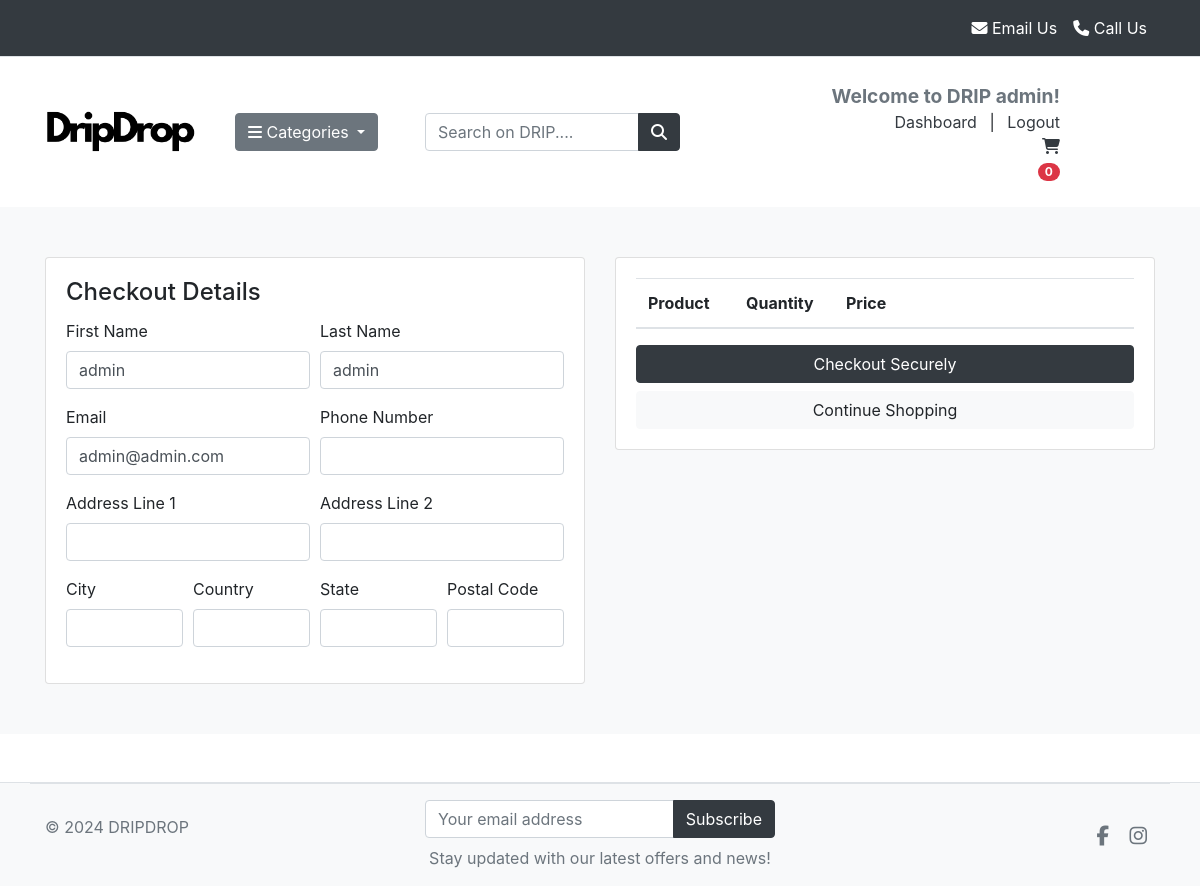
The app's page /cart/checkout/ (signed in) with its own data.
### users/models.py (models this page shows, shortened)
class User(AbstractBaseUser):
    first_name = models.CharField(max_length=200)
    last_name = models.CharField(max_length=200)
    username = models.CharField(max_length=200, unique=True)
    email = models.EmailField(max_length=200, unique=True)
    phone_number = models.CharField(max_length=50)
    date_joined = models.DateTimeField(auto_now_add=True)
    last_login = models.DateTimeField(auto_now=True)
    is_admin = models.BooleanField(default=False)
    is_staff = models.BooleanField(default=False)
    is_active = models.BooleanField(default=True)
    is_superuser = models.BooleanField(default=False)
    USERNAME_FIELD = 'email'
    REQUIRED_FIELDS = ['username', 'first_name', 'last_name']
    objects = MyAccountManager()

### cart/views.py (the view)
# urls.py: path('checkout/', views.checkout, name='checkout'),
@login_required
def checkout(request, total=0, quantity=0, cart_items=None):
    try:
        tax = 0
        grand_total = 0
        cart = Cart.objects.get(cart_id=cart_id(request))
        cart_items = CartItem.objects.filter(cart=cart, is_active=True)
        for cart_item in cart_items:
            total += (cart_item.product.price * cart_item.quantity)
            quantity += cart_item.quantity
        tax = (2 * total) / 100
        grand_total = total + tax
    except ObjectDoesNotExist:
        pass
    context = {
        'total': total,
        'quantity': quantity,
        'cart_items': cart_items,
        'tax': tax,
        'grand_total': grand_total,
    }
    return render(request, "products/checkout.html", context)

### cart/context_processors.py (called while the page is built)
def counter(request):
    item_count = 0
    if 'admin' in request.path:
        return {}
    else:
        try:
            cart = Cart.objects.filter(cart_id=cart_id(request))
            cart_items = CartItem.objects.all().filter(cart=cart[:1])
            for cart_item in cart_items:
                item_count += cart_item.quantity
        except Cart.DoesNotExist:
            item_count = 0
    return dict(item_count=item_count)

### cart/views.py (called while the page is built)
def cart_id(request):
    cart = request.session.session_key
    if not cart:
        cart = request.session.create()
    return cart

### category/context_processors.py (called while the page is built)
def menu_links(request):
    links = Category.objects.all()
    return dict(links=links)

### category/models.py (called while the page is built)
    def get_url(self):
        return reverse('products_by_category', args=[self.slug])

### templates/products/checkout.html (shortened to what this page needs)
{% extends 'base.html' %}
{% load static %}
{% block content %}
<section class="content-section bg mb-5">
    <div class="container">
        <div class="row">
            <aside class="col-lg-6">
                <div class="card">
                    <div class="card-body">
                        <h4 class="card-title">Checkout Details</h4>
                        <form method="POST" action="{% url 'checkout_securely' %}">
                            <div class="form-row">
                                <div class="form-group col">
                                    <label for="">First Name</label>
                                    <input type="text" class="form-control" name="first_name"
                                        value="{{ user.first_name }}" required>
                                </div>
                                <div class="form-group col">
                                    <label for="">Last Name</label>
                                    <input type="text" class="form-control" name="last_name"
                                        value="{{ user.last_name }}" required>
                                </div>
                            </div>
                            <div class="form-row">
                                <div class="form-group col">
                                    <label for="">Email</label>
                                    <input type="rmsil" class="form-control" name="email" value="{{ user.email }}"
                                        required>
                                </div>
                                <div class="form-group col">
                                    <label for="">Phone Number</label>
                                    <input type="text" class="form-control" name="phone" value="" required>
                                </div>
                            </div>
                            <div class="form-row">
                                <div class="form-group col">
                                    <label for="">Address Line 1</label>
                                    <input type="text" class="form-control" name="address1" value=" " required>
                                </div>
                                <div class="form-group col">
                                    <label for="">Address Line 2</label>
                                    <input type="text" class="form-control" name="address2" value=" ">
                                </div>
                            </div>
                            <div class="form-row">
                                <div class="form-group col">
                                    <label for="">City</label>
                                    <input type="text" class="form-control" name="city" value=" " required>
                                </div>
                                <div class="form-group col">
                                    <label for="">Country</label>
                                    <input type="text" class="form-control" name="country" value=" " required>
                                </div>
                                <div class="form-group col">
                                    <label for="">State</label>
                                    <input type="text" class="form-control" name="state" value=" ">
                                </div>
                                <div class="form-group col">
                                    <label for="">Postal Code</label>
                                    <input type="text" class="form-control" name="zipcode" value=" " required>
                                </div>
                            </div>
                    </div>
                </div>
            </aside>
            <aside class="col-lg-6">
                <div class="card">
                    <div class="card-body">
                        <table class="table">
                            <thead>
                                <tr>
                                    <th scope="col">Product</th>
                                    <th scope="col" width="100">Quantity</th>
                                    <th scope="col" width="100">Price</th>
                                    <th scope="col" class="text-right" width="200"></th>
                                </tr>
                            </thead>
                        </table>
                        <button type="submit" class="btn btn-dark btn-block"> Checkout Securely </button>
                        <a href="{% url 'products' %}" class="btn btn-light btn-block">Continue Shopping</a>
                    </div>
                </div>
            </aside>
        </div>
    </div>
</section>
{% endblock content %}

### templates/includes/navbar.html (shortened to what this page needs)
{% load static %}
<header class="header-section">
    <nav class="navbar navbar-expand-lg navbar-light bg-dark border-bottom">
        <div class="container">
            <div class="collapse navbar-collapse" id="navbarTop">
                <ul class="navbar-nav ml-auto">
                    <li class="nav-item">
                        <a class="nav-link text-white" href="mailto: info.dripdrop.se@gmail.com.com"><i class="fa fa-envelope"></i> Email Us</a>
                    </li>
                    <li class="nav-item">
                        <a class="nav-link text-white" href="tel:+46729162986"><i class="fa fa-phone"></i> Call Us</a>
                    </li>
                </ul>
            </div>
        </div>
    </nav>
    <section class="main-header">
        <div class="container">
            <div class="row align-items-center">
                <div class="col-lg-2 col-md-3 col-sm-12">
                    <a href="{% url 'home' %}" class="brand-wrap">
                        <img class="logo" src="{% static './images/logo-.png' %}" width="150px">
                    </a>
                </div>
                <div class="col-md-2 col-sm-6">
                    <div class="category dropdown d-inline-block">
                        <button type="button" class="btn btn-secondary dropdown-toggle" data-toggle="dropdown"
                            aria-haspopup="true" aria-expanded="false">
                            <i class="fa fa-bars"></i> Categories
                        </button>
                    </div>
                </div>
                <div class="col-md-3 col-sm-6">
                    <form action="{% url 'search' %}" method="GET" class="header-search-form">
                        <div class="input-group">
                            <input type="text" class="form-control" name="keyword" placeholder="Search on DRIP....">
                            <div class="input-group-append">
                                <button class="btn btn-dark" type="submit">
                                    <i class="fa fa-search"></i>
                                </button>
                            </div>
                        </div>
                    </form>
                </div>
                <div class="col-md-4 text-right">
                    <div class="widget-header">
                        {% if user.is_authenticated %}
                        <small class="title text-muted">Welcome to DRIP {{ user.first_name }}!</small>
                        <div>
                            <a href="{% url 'dashboard' %}" class="text-dark">Dashboard</a>
                            <span class="dark mx-2">|</span>
                            <a href="{% url 'account_logout' %}" class="text-dark">Logout</a>
                        </div>
                        {% endif %}
                        <a href="{% url 'cart' %}" aria-label="Shopping cart">
                            <div>
                                <i class="fa fa-shopping-cart text-dark"></i>
                            </div>
                            <span class="badge badge-pill badge-danger notify">{{item_count}}</span>
                        </a>
                    </div>
                </div>
            </div>
        </div>
    </section>
</header>

### static/css/base.css (style rules this page uses)
html { height: 100%; box-sizing: border-box; }
body { display: flex; flex-direction: column; min-height: 100%; box-sizing: inherit; }
.title { font-size: 1.2rem; font-weight: bold; color: #8B4513; }
.bg { background-color: #f8f9fa; padding-top: 50px; padding-bottom: 50px; }

### records on screen
User: first_name "admin", last_name "admin", email "admin@admin.com"

### other values on screen
{{ item_count }} "0"
